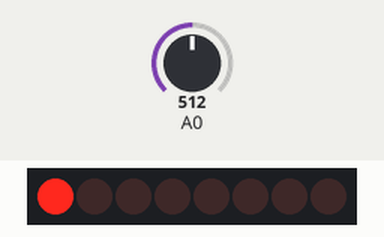
Recording of a sketch running on a simulated Arduino Uno, built with avr-gcc and run on an emulated ATmega328P. Shown: 8 shift-register outputs drawn as a row of LEDs (first output left, lit = HIGH). Wiring (inferred from the names in the program): shift register (74HC595): data pin 8; shift clock pin 10; latch pin 9. Wiring (inferred from the signals the program sends): row of LEDs: on Q0, Q1, Q2, Q3, Q4, Q5, Q6, Q7. The inputs (shaded band) are chosen by the test bench; at power-on: A0 = 512.

Above: at 1.2 s.
1.3 s: A0 set to 716
At 1.31 s:
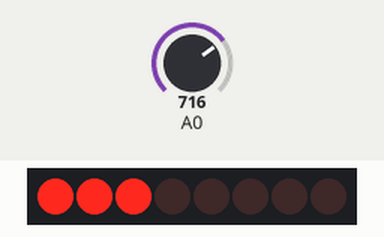
2.8 s: A0 set to 900
At 2.81 s:
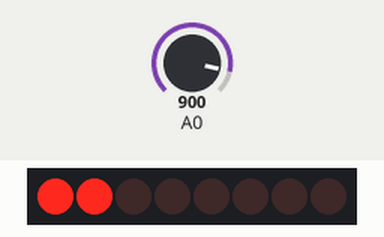
4.3 s: A0 set to 511
At 4.31 s:
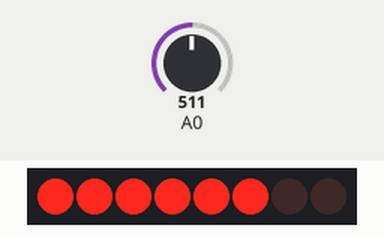
5.8 s: A0 set to 0
At 5.81 s:
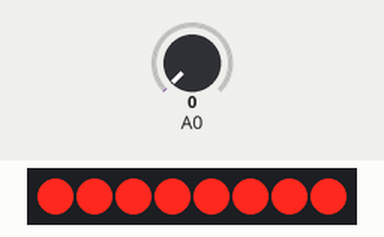
7.3 s: A0 set to 306
At 7.31 s:
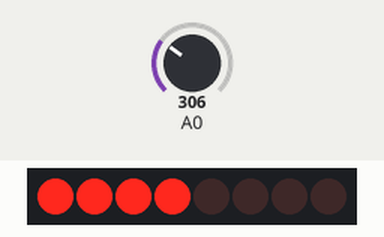
Timing chart, 0 to 9.8 s (numbered marks = the images above; inputs shaded):
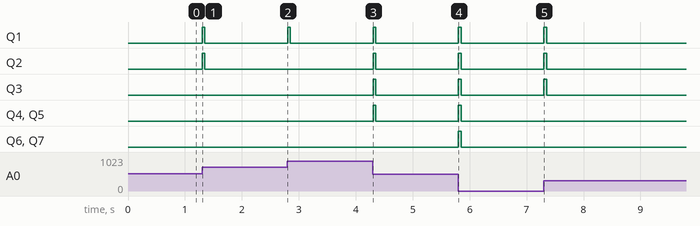

The sketch:

MiniSoundReader.ino
```cpp
//Project :
//Author :
//Date : YYY/MM/DD
//Status :
//Reference :
const int sampleWindow = 50; // Sample window width in mS (50 mS = 20Hz)
unsigned int sample;

//Pin connected to ST_CP (latch) of 74HC595
uint8_t latchPin = 9;
//Pin connected to SH_CP (clock) of 74HC595
uint8_t clockPin = 10;
//Pin connected to DS (data) of 74HC595
uint8_t dataPin = 8;


uint8_t barGraph[] = {0b00000001, 0b00000011, 0b00000111, 0b00001111, 0b00011111, 0b00111111, 0b01111111, 0b11111111};//bar graph
//uint8_t numElements = sizeof(barGraph);

#define DURATION 500      //define the speed of the animation
void setup()
{
  Serial.begin(9600);
  pinMode(dataPin, OUTPUT);
  pinMode(clockPin, OUTPUT);
  pinMode(latchPin, OUTPUT);
}


void loop()
{
  unsigned long startMillis = millis(); // Start of sound sample window
  unsigned int soundLevel = 0;   // soundLevel value (volume)

  unsigned int signalMax = 0;
  unsigned int signalMin = 1024;

  // collect data for 50 mS
  while (millis() - startMillis < sampleWindow)//
  {
    sample = analogRead(A0);//Read volts on analog pin 0, out pin of the mic
    if (sample < 1024)  //If sound sample is less than the minimum value
    {
      if (sample > signalMax) //If sound sample is greater than the maximum value
      {
        signalMax = sample;  // Save just the max levels
      }
      else if (sample < signalMin) // Or if the sound level is greater than the minimum value
      {
        signalMin = sample;  // Save just the min levels
      }
    }
  }
  soundLevel = signalMax - signalMin; // Max value- min value = soundLevel
  double volts = (soundLevel * 5.0) / 1024;  // Convert to volts
  volts = volts * 10;//Get values from 0.2 volts - 2.4 volts, to values from 2 volts - 24 volts
  volts = constrain(volts, 2, 24);//Constrain volt values between 2 - 24
  volts = map(volts, 2, 24, 1, 8); // Get the volt value to be compatible with the 8 leds on the bar graph

  for (uint8_t j = 0; j < volts; j++) {
    //ground latchPin and hold low for as long as you are transmitting
    digitalWrite(latchPin, LOW);
    shiftOut(dataPin, clockPin, MSBFIRST, barGraph[j]);
    //return the latch pin high to signal chip that it

  }
  digitalWrite(latchPin, HIGH);
  //no longer needs to listen for information
}
```

Measured:
- after the input at 1.3 s, Q1, Q2: LOW → HIGH at once, → LOW 0.05 s later
- after the input at 2.8 s, Q1: LOW → HIGH at once, → LOW 0.05 s later
- after the input at 4.3 s, Q1–5: LOW → HIGH at once, → LOW 0.05 s later
- after the input at 5.8 s, Q1–7: LOW → HIGH at once, → LOW 0.05 s later
- after the input at 7.3 s, Q1–3: LOW → HIGH at once, → LOW 0.05 s later
